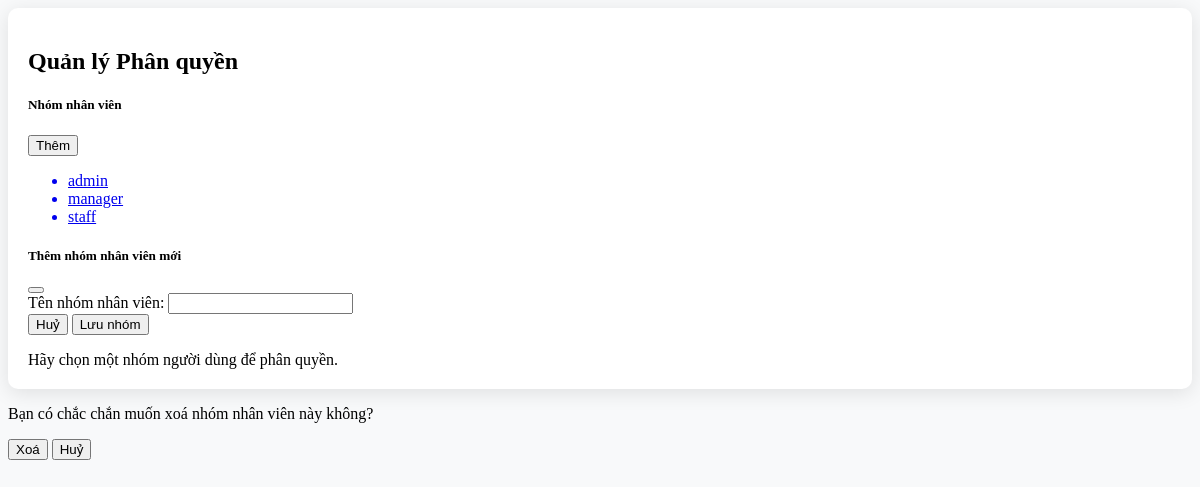
The page /admin/pages/phanquyen.php on the database its author committed.
### tables this page shows
CREATE TABLE `roles` (
  `role_id` int(11) NOT NULL,
  `name` varchar(100) NOT NULL,
  `is_deleted` tinyint(1) DEFAULT 0
);

### includes/DBConnect.php (called while the page is built, shortened)
<?php
class DBConnect {
    private static $instance = null;
    private $pdo;
    private $host = 'localhost';
    private $dbname = 'db_douong';
    private $username = 'root';
    private $password = '';
    private function __construct() {
        try {
            $this->pdo = new PDO(
                "mysql:host={$this->host};dbname={$this->dbname};charset=utf8",
                $this->username,
                $this->password
            );
            $this->pdo->setAttribute(PDO::ATTR_ERRMODE, PDO::ERRMODE_EXCEPTION);
            $this->pdo->setAttribute(PDO::ATTR_DEFAULT_FETCH_MODE, PDO::FETCH_ASSOC);
        } catch (PDOException $e) {
            die("Kết nối thất bại: " . $e->getMessage());
        }
    }
    public static function getInstance() {
        if (self::$instance === null) {
            self::$instance = new DBConnect();
        }
        return self::$instance;
    }
    public function select($sql, $params = []) {
        $stmt = $this->pdo->prepare($sql);
        $stmt->execute($params);
        return $stmt->fetchAll();
    }
}
?>

### admin/pages/phanquyen.php (the view, shortened to what this page needs)
<?php
require_once '../includes/DBConnect.php';
$db = DBConnect::getInstance();
$roles = $db->select("SELECT * FROM roles WHERE role_id != 1 AND is_deleted = 0");
$permissions = $db->select("SELECT * FROM permissions");
$role_id = isset($_GET['role_id']) ? intval($_GET['role_id']) : null;
if ($role_id) {
    $role_permissions = $db->select(
        "SELECT permission_id, action FROM role_permission_details WHERE role_id = ?",
        [$role_id]
    );
    $assigned_permissions = [];
    foreach ($role_permissions as $rp) {
        $assigned_permissions[$rp['permission_id']][] = $rp['action'];
    }
} else {
    $assigned_permissions = [];
}
?>
<div class="container mt-5">
    <h2 class="text-center mb-4">Quản lý Phân quyền</h2>
    <div class="row">
        <div class="col-md-4">
            <div class="d-flex justify-content-between align-items-center mb-2">
                <h5 class="mb-0">Nhóm nhân viên</h5>
                <button class="btn btn-sm btn-success" data-bs-toggle="modal" data-bs-target="#addRoleModal">
                    <i class="fa-solid fa-plus"></i> Thêm
                </button>
            </div>
            <ul class="list-group">
                <?php foreach ($roles as $role): ?>
                    <a href="?page=phanquyen&role_id=<?= $role['role_id'] ?>" class="text-decoration-none <?= ($role['role_id'] == $role_id) ? 'text-white' : '' ?>">
                        <li class="list-group-item <?= ($role['role_id'] == $role_id) ? 'active-link' : '' ?>">
                            <?= htmlspecialchars($role['name']) ?>
                        </li>
                    </a>
                <?php endforeach; ?>
            </ul>
        </div>
        <div class="modal fade" id="addRoleModal" tabindex="-1" aria-labelledby="addRoleModalLabel" aria-hidden="true">
            <div class="modal-dialog">
                <form id="formAddRole" method="POST" class="modal-content">
                    <div class="modal-header">
                        <h5 class="modal-title" id="addRoleModalLabel">Thêm nhóm nhân viên mới</h5>
                        <button type="button" class="btn-close" data-bs-dismiss="modal" aria-label="Đóng"></button>
                    </div>
                    <div class="modal-body">
                        <div class="mb-3">
                            <label for="roleName" class="form-label">Tên nhóm nhân viên:</label>
                            <input type="text" class="form-control" id="roleName" name="role_name" required>
                        </div>
                    </div>
                    <div class="modal-footer">
                        <button type="button" class="btn btn-secondary" data-bs-dismiss="modal">Huỷ</button>
                        <button type="submit" class="btn btn-primary">Lưu nhóm</button>
                    </div>
                </form>
            </div>
        </div>
        <div class="col-md-8">
            <?php if ($role_id): ?>
                <div class="d-flex align-items-center mb-3">
                    <h5>Phân quyền cho: <span class="text-primary me-4"><?= htmlspecialchars($roles[array_search($role_id, array_column($roles, 'role_id'))]['name'] ?? 'Nhóm') ?></span></h5>
                    <?php if ($role_id != 2): ?>
                        <button id="deleteRoleBtn" class="btn btn-danger btn-sm">Xoá nhóm</button>
                    <?php endif; ?>
                </div>
                <button id="editBtn" class="btn btn-warning btn-editing mb-3">Thay đổi quyền</button>
                <form id="formSavePermission" method="POST">
                    <input type="hidden" name="role_id" value="<?= $role_id ?>">
                    <table class="table table-bordered table-hover text-center align-middle">
                        <thead class="table-light">
                            <tr>
                                <th>Quyền</th>
                                <th>Đọc</th>
                                <th>Viết</th>
                                <th>Xóa</th>
                            </tr>
                        </thead>
                        <tbody>
                            <?php foreach ($permissions as $permission): ?>
                                <tr>
                                    <td class="text-start"><?= htmlspecialchars($permission['name']) ?></td>
                                    <?php foreach (['read', 'write', 'delete'] as $action): ?>
                                        <td>
                                            <input type="checkbox"
                                                name="permissions[<?= $permission['permission_id'] ?>][]"
                                                value="<?= $action ?>"
                                                <?= in_array($action, $assigned_permissions[$permission['permission_id']] ?? []) ? 'checked' : '' ?>
                                                class="form-check-input checkbox-disabled">
                                        </td>
                                    <?php endforeach; ?>
                                </tr>
                            <?php endforeach; ?>
                        </tbody>
                    </table>
                    <button type="submit" class="btn btn-success" disabled id="saveBtn">Lưu Thay Đổi</button>
                </form>
            <?php else: ?>
                <div class="alert alert-info">Hãy chọn một nhóm người dùng để phân quyền.</div>
            <?php endif; ?>
        </div>
    </div>
</div>
<div class="modal fade" id="confirmDeleteRoleModal" tabindex="-1" aria-labelledby="confirmDeleteRoleModalLabel" aria-hidden="true">
    <div class="modal-dialog modal-dialog-centered">
        <div class="modal-content p-3">
            <div class="modal-body text-center">
                <p class="fw-bold fs-5 text-dark">
                    Bạn có chắc chắn muốn xoá nhóm nhân viên này không?
                </p>
                <div class="mt-4 d-flex justify-content-center gap-3">
                    <button type="button" class="btn btn-danger" id="btnConfirmDeleteRole">Xoá</button>
                    <button type="button" class="btn btn-secondary" data-bs-dismiss="modal">Huỷ</button>
                </div>
            </div>
        </div>
    </div>
</div>

### admin/pages/phanquyen.php (style rules this page uses)
.container { background: white; padding: 20px; border-radius: 10px; box-shadow: 0px 4px 20px rgba(0, 0, 0, 0.1); }

### rows shown on the page
roles: name "admin"
roles: name "manager"
roles: name "staff"
